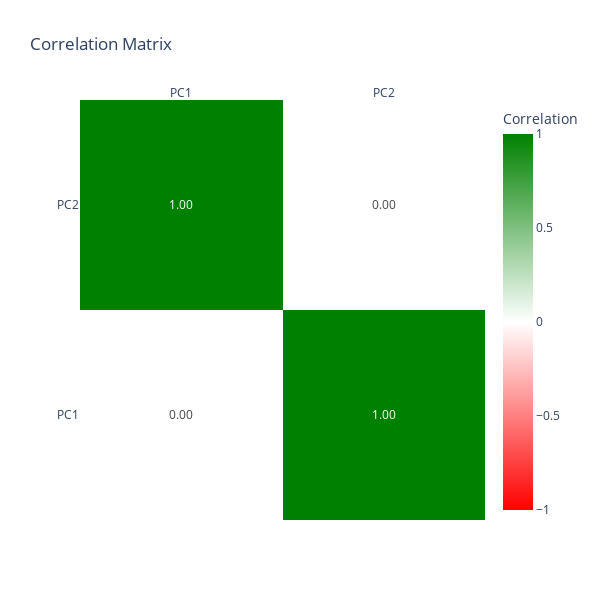

Notebook cell for this chart:
### Markdown cell above
Let's see the correlation matrix of the PCA scores to confirm they are not correlated

### Code cell
# Get correlation matix
new_correlation_matrix = scores.corr(method='pearson')

# Invert the array so the diagonal of 1 goes from top left to bottom right instead of bottom left to top right (only for plotting purpose)
inverted_array = new_correlation_matrix.values[::-1]

# Visualize correlation matrix
fig = go.Figure(data=go.Heatmap(
    z=inverted_array,
    x=new_correlation_matrix.columns,
    y=new_correlation_matrix.columns,
    colorscale=[
        [0, 'red'],
        [0.5, 'white'],
        [1, 'green']
    ],
    zmin=-1,
    zmax=1,
    text=inverted_array,
    texttemplate='%{text:.2f}',
    colorbar=dict(title='Correlation')
))

fig.update_layout(
    title='Correlation Matrix',
    xaxis=dict(side='top'),
    width=600,
    height=600
)

fig.show()

### Figure 1 — Plotly figure (JSON) as saved in the notebook; plotly's stock layout.template omitted (floating-point values rounded to 4 significant figures)
{"data": [{"colorbar": {"title": {"text": "Correlation"}}, "colorscale": [[0, "red"], [0.5, "white"], [1, "green"]], "text": [[-4.907e-17, 1], [1, -4.907e-17]], "texttemplate": "%{text:.2f}", "type": "heatmap", "x": ["PC1", "PC2"], "y": ["PC1", "PC2"], "z": [[-4.907e-17, 1], [1, -4.907e-17]], "zmax": 1, "zmin": -1}], "layout": {"height": 600, "title": {"text": "Correlation Matrix"}, "width": 600, "xaxis": {"side": "top"}}}
